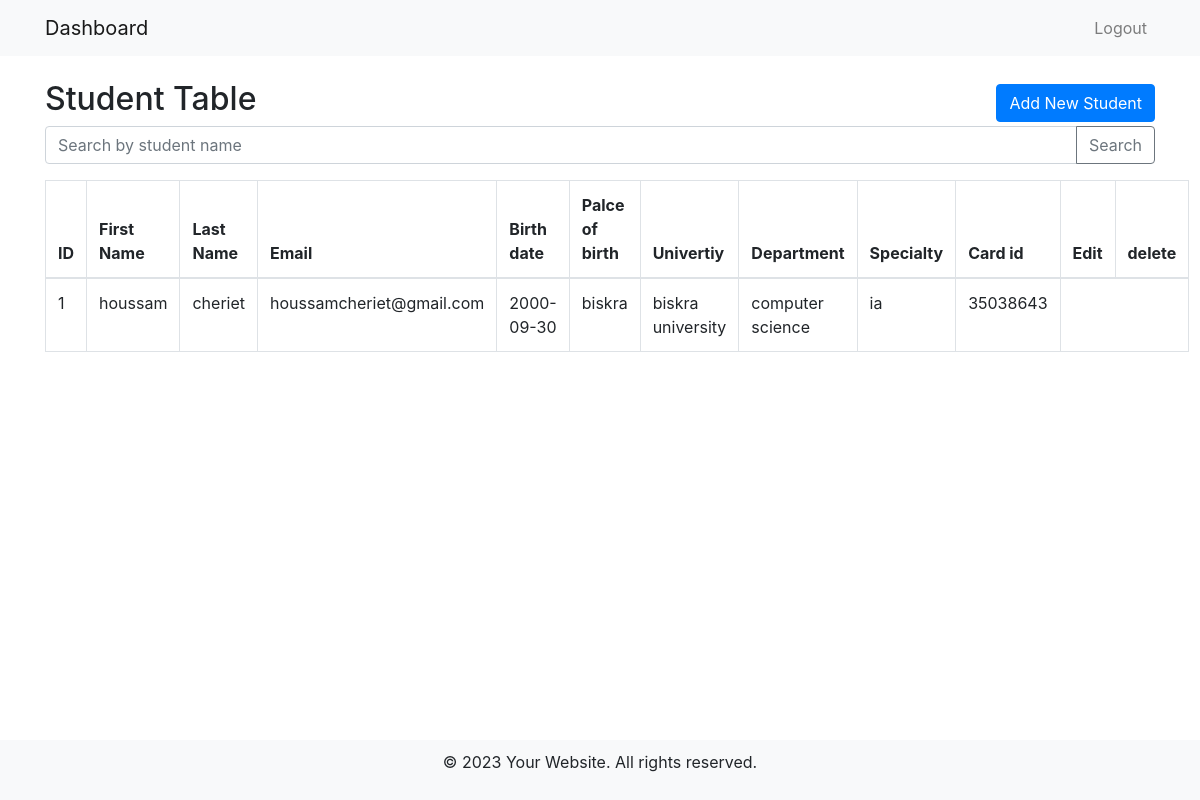
/dashboard.php (signed in), run on an earlier commit of the app's database.
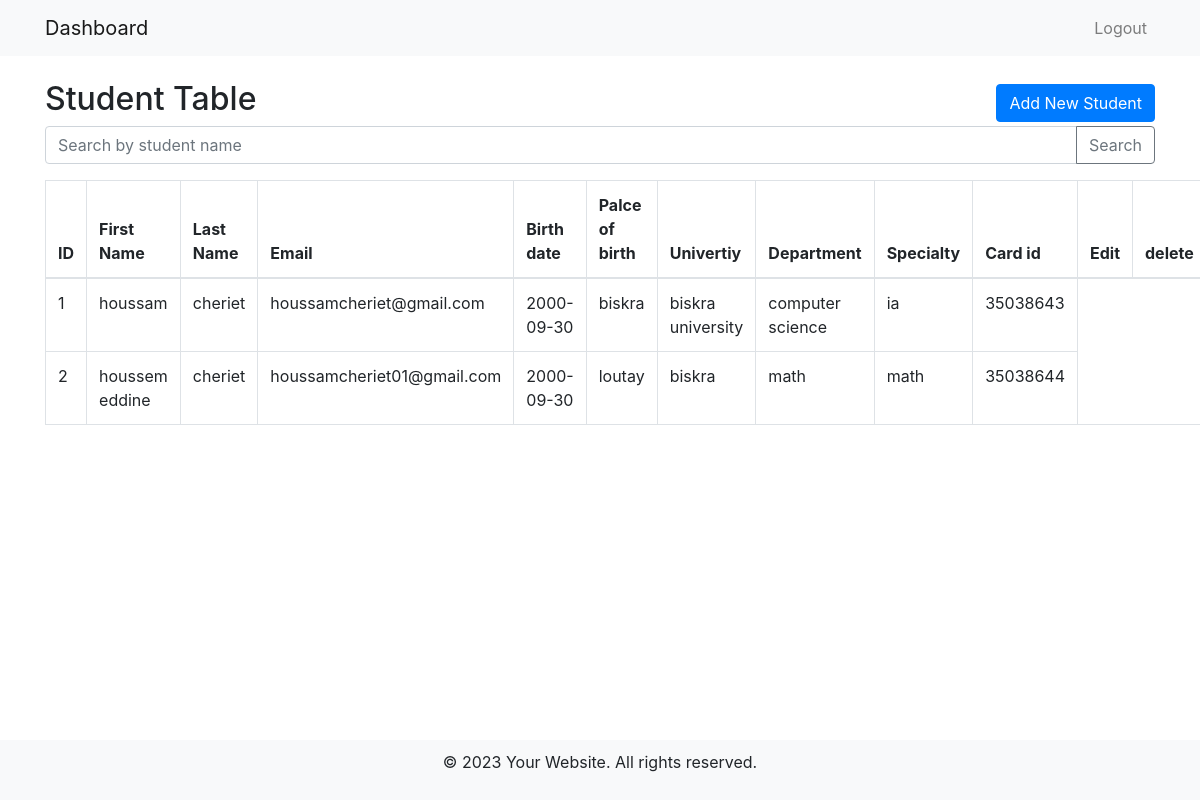
And on a later commit of the database.
### tables this page shows
CREATE TABLE `student` (
  `id` int(11) NOT NULL,
  `firstname` varchar(100) NOT NULL,
  `lastname` varchar(100) NOT NULL,
  `email` varchar(160) NOT NULL,
  `birthday` date NOT NULL,
  `place` varchar(100) NOT NULL,
  `univname` varchar(100) NOT NULL,
  `department` varchar(50) NOT NULL,
  `specialty` varchar(50) NOT NULL,
  `card_id` int(11) NOT NULL,
  `imageid` int(11) DEFAULT NULL
);

### model/DataBase.php (called while the page is built, shortened)
<?php
require "DataBaseConfig.php";
class DataBase
{
    public $connect;
    protected $servername;
    protected $username;
    protected $password;
    protected $databasename;
    public function __construct()
    {
        $this->connect = null;
        $dbc = new DataBaseConfig();
        $this->servername = $dbc->servername;
        $this->username = $dbc->username;
        $this->password = $dbc->password;
        $this->databasename = $dbc->databasename;
    }
    function dbConnect()
    {
        $this->connect = mysqli_connect($this->servername, $this->username, $this->password, $this->databasename);
        return $this->connect;
    }
public function getAllStudents()
{
    $this->sql = "SELECT * FROM student";
    $result = mysqli_query($this->connect, $this->sql);
    $students = array();
    while ($row = mysqli_fetch_assoc($result)) {
        $students[] = $row;
    }
    return $students;
}
}
?>

### model/DataBaseConfig.php (called while the page is built, shortened)
<?php
class DataBaseConfig
{
    public function __construct()
    {
        $this->servername = 'localhost';
        $this->username = 'root';
        $this->password = '';
        $this->databasename = 'univ';
    }
}
?>

### controller/show_student_table.php (the view)
<?php
require "./model/DataBase.php";
$db = new DataBase();
if ($db->dbConnect()) {
$students=$db->getAllStudents();
foreach ($students as $student) {
	?><tr>
                <td><?php echo $student['id']; ?></td>
                <td><?php echo $student['firstname']; ?></td>
                <td><?php echo $student['lastname']; ?></td>
                <td><?php echo $student['email']; ?></td>
                <td><?php echo $student['birthday']; ?></td>
                <td><?php echo $student['place']; ?></td>
                <td><?php echo $student['univname']; ?></td>
                <td><?php echo $student['department']; ?></td>
                <td><?php echo $student['specialty']; ?></td>
                <td><?php echo $student['card_id']; ?></td>
            </tr><?php
}
}
?>

### dashboard.php (shortened to what this page needs)
<!DOCTYPE html>
<html>
<head>
    <link rel="stylesheet" href="https://stackpath.bootstrapcdn.com/bootstrap/4.5.2/css/bootstrap.min.css">
</head>
<body>
    <nav class="navbar navbar-expand-lg navbar-light bg-light">
        <div class="container">
            <a class="navbar-brand" href="#">Dashboard</a>
            <div class="collapse navbar-collapse" id="navbarNav">
                <ul class="navbar-nav ml-auto">
                    <li class="nav-item">
                        <a class="nav-link" href="./controller/logout_process_super.php">Logout</a>
                    </li>
                </ul>
            </div>
        </div>
    </nav>
    <main>
        <div class="container mt-4">
            <div class="row">
                <div class="col-md-12">
                    <div class="row align-items-center">
                    <div class="col-md-6">
                        <h2>Student Table</h2>
                    </div>
                    <div class="col-md-6 text-right">
                        <button class="btn btn-primary">Add New Student</button>
                    </div>
                     </div>
                    <div class="input-group mb-3">
                        <input type="text" class="form-control" placeholder="Search by student name">
                        <div class="input-group-append">
                            <button class="btn btn-outline-secondary" type="button">Search</button>
                        </div>
                    </div>
                    <table class="table table-bordered">
                        <thead>
                            <tr>
                                <th>ID</th>
                                <th>First Name</th>
                                <th>Last Name</th>
                                <th>Email</th>
                                <th>Birth date</th>
                                <th>Palce of birth</th>
                                <th>Univertiy</th>
                                <th>Department</th>
                                <th>Specialty</th>
                                <th>Card id</th>
                                <th>Edit</th>
                                <th>delete</th>
                            </tr>
                        </thead>
                        <tbody>
                            <?php include 'controller/show_student_table.php'; ?>
                        </tbody>
                    </table>
                </div>
            </div>
        </div>
    </main>
    <footer class="sticky-footer">
        <div class="container text-center">
            <p>&copy; 2023 Your Website. All rights reserved.</p>
        </div>
    </footer>
</body>
</html>

### dashboard.php (style rules this page uses)
body { display: flex; flex-direction: column; min-height: 100vh; }
main { flex: 1; }
footer { background-color: #f8f9fa; padding: 10px 0; }
.sticky-footer { flex-shrink: none; }

What changed in the data, as far as the page shows it:
added student: id "2", firstname "houssem eddine", lastname "cheriet", email "houssamcheriet01@gmail.com", birthday "2000-09-30", place "loutay", univname "biskra", department "math", specialty "math", card "35038644"
